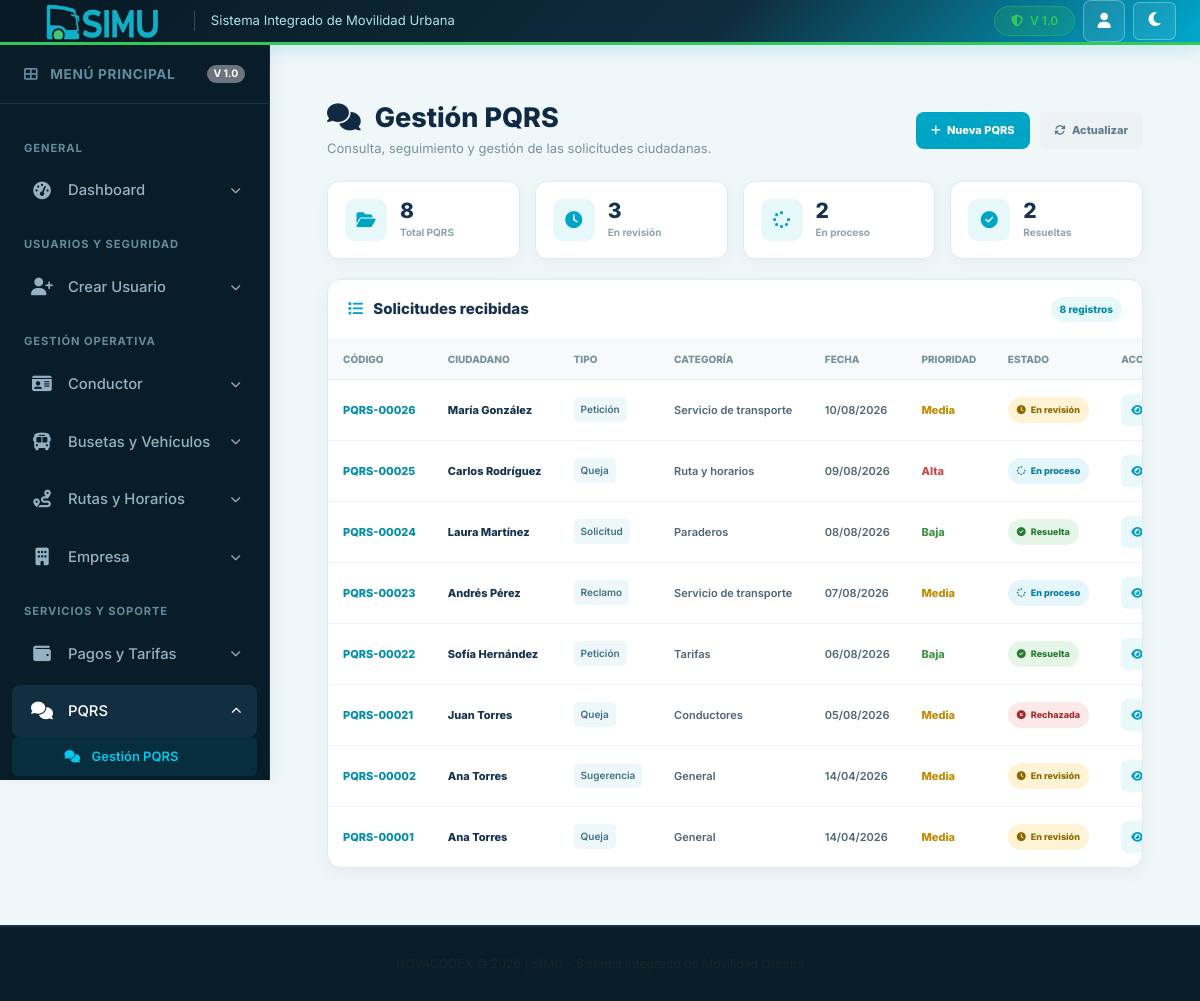
/index.php?pg=gestionPQRS, run on the app's committed database.
### tables this page shows
CREATE TABLE `pqrs` (
  `id_pqrs` varchar(15) NOT NULL,
  `tipo_pqrs` varchar(50) NOT NULL,
  `categoria` varchar(80) NOT NULL DEFAULT 'General',
  `estado` varchar(30) NOT NULL DEFAULT 'En revisión',
  `prioridad` varchar(10) NOT NULL DEFAULT 'Media',
  `fecha` date NOT NULL,
  `hora` time DEFAULT NULL,
  `asunto` varchar(150) NOT NULL,
  `descripcion` text NOT NULL,
  `respuesta` text DEFAULT NULL,
  `funcionario` varchar(80) NOT NULL DEFAULT 'Sin asignar',
  `id_usuario` int(11) DEFAULT NULL,
  `nombre` varchar(100) NOT NULL,
  `documento` varchar(30) DEFAULT NULL,
  `correo` varchar(120) DEFAULT NULL,
  `telefono` varchar(30) DEFAULT NULL
);

### models/mgpqrs.php (called while the page is built, shortened)
<?php
class Mgpqrs extends Conexion
{
    public function listar()
    {
        $con = $this->get_conexion();
        $sql = "SELECT
                    id_pqrs AS id,
                    tipo_pqrs AS tipo,
                    categoria,
                    estado,
                    prioridad,
                    DATE_FORMAT(fecha, '%d/%m/%Y') AS fecha,
                    nombre AS ciudadano
                FROM pqrs
                ORDER BY id_pqrs DESC";
        $st = $con->prepare($sql);
        $st->execute();
        return $st->fetchAll(PDO::FETCH_ASSOC);
    }
    public function obtenerResumen()
    {
        $con = $this->get_conexion();
        $st = $con->query("SELECT estado, COUNT(*) AS total FROM pqrs GROUP BY estado");
        $resumen = [
            'total'     => 0,
            'revision'  => 0,
            'proceso'   => 0,
            'resueltas' => 0
        ];
        foreach ($st as $fila) {
            $resumen['total'] += (int)$fila['total'];
            if ($fila['estado'] === 'En revisión') {
                $resumen['revision'] = (int)$fila['total'];
            } elseif ($fila['estado'] === 'En proceso') {
                $resumen['proceso'] = (int)$fila['total'];
            } elseif ($fila['estado'] === 'Resuelta') {
                $resumen['resueltas'] = (int)$fila['total'];
            }
        }
        return $resumen;
    }
}

### controllers/cgpqrs.php (called while the page is built)
<?php
require_once __DIR__ . '/../models/mgpqrs.php';
class Cgpqrs
{
    private $modelo;
    public function __construct()
    {
        $this->modelo = new Mgpqrs();
    }
    public function listar()
    {
        return $this->modelo->listar();
    }
    public function resumen()
    {
        return $this->modelo->obtenerResumen();
    }
}

### views/vgpqrs.php (the view, shortened to what this page needs)
<?php
require_once __DIR__ . '/../controllers/cgpqrs.php';
$controlador = new Cgpqrs();
$pqrs = $controlador->listar();
$resumen = $controlador->resumen();
?>
<div class="gpqrs-container">
    <div class="gpqrs-header">
        <div>
            <h1 class="gpqrs-title">
                <i class="fas fa-comments me-2"></i>
                Gestión PQRS
            </h1>
            <p class="gpqrs-subtitle">
                Consulta, seguimiento y gestión de las solicitudes ciudadanas.
            </p>
        </div>
        <div
            style="display:flex;gap:10px;align-items:center;flex-wrap:wrap;"
        >
            <a
                href="index.php?pg=nuevaPQRS"
                class="gpqrs-refresh"
            >
                <i class="fas fa-plus me-1"></i>
                Nueva PQRS
            </a>
            <a
                href="index.php?pg=gestionPQRS"
                class="gpqrs-refresh"
                style="background:#edf2f4;color:#607d8b;"
            >
                <i class="fas fa-rotate me-1"></i>
                Actualizar
            </a>
        </div>
    </div>
    <div class="gpqrs-summary">
        <div class="gpqrs-stat">
            <div class="gpqrs-stat-icon">
                <i class="fas fa-folder-open"></i>
            </div>
            <div>
                <div class="gpqrs-stat-number">
                    <?= $resumen['total']; ?>
                </div>
                <div class="gpqrs-stat-label">
                    Total PQRS
                </div>
            </div>
        </div>
        <div class="gpqrs-stat">
            <div class="gpqrs-stat-icon">
                <i class="fas fa-clock"></i>
            </div>
            <div>
                <div class="gpqrs-stat-number">
                    <?= $resumen['revision']; ?>
                </div>
                <div class="gpqrs-stat-label">
                    En revisión
                </div>
            </div>
        </div>
        <div class="gpqrs-stat">
            <div class="gpqrs-stat-icon">
                <i class="fas fa-spinner"></i>
            </div>
            <div>
                <div class="gpqrs-stat-number">
                    <?= $resumen['proceso']; ?>
                </div>
                <div class="gpqrs-stat-label">
                    En proceso
                </div>
            </div>
        </div>
        <div class="gpqrs-stat">
            <div class="gpqrs-stat-icon">
                <i class="fas fa-circle-check"></i>
            </div>
            <div>
                <div class="gpqrs-stat-number">
                    <?= $resumen['resueltas']; ?>
                </div>
                <div class="gpqrs-stat-label">
                    Resueltas
                </div>
            </div>
        </div>
    </div>
    <div class="gpqrs-card">
        <div class="gpqrs-card-header">
            <h2 class="gpqrs-card-title">
                <i class="fas fa-list"></i>
                Solicitudes recibidas
            </h2>
            <span class="gpqrs-count">
                <?= count($pqrs); ?> registros
            </span>
        </div>
        <div class="gpqrs-table-wrap">
            <table class="gpqrs-table">
                <thead>
                    <tr>
                        <th>
                            Código
                        </th>
                        <th>
                            Ciudadano
                        </th>
                        <th>
                            Tipo
                        </th>
                        <th>
                            Categoría
                        </th>
                        <th>
                            Fecha
                        </th>
                        <th>
                            Prioridad
                        </th>
                        <th>
                            Estado
                        </th>
                        <th>
                            Acción
                        </th>
                    </tr>
                </thead>
                <tbody>
                    <?php if (!empty($pqrs)) { ?>
                        <?php foreach ($pqrs as $item) { ?>
                            <?php
                            $estadoClase = 'gpqrs-review';
                            $estadoIcono = 'fa-clock';
                            if ($item['estado'] === 'En proceso') {
                                $estadoClase = 'gpqrs-process';
                                $estadoIcono = 'fa-spinner';
                            }
                            if ($item['estado'] === 'Resuelta') {
                                $estadoClase = 'gpqrs-success';
                                $estadoIcono = 'fa-circle-check';
                            }
                            if ($item['estado'] === 'Rechazada') {
                                $estadoClase = 'gpqrs-danger';
                                $estadoIcono = 'fa-circle-xmark';
                            }
                            $prioridadClase = 'gpqrs-medium';
                            if ($item['prioridad'] === 'Alta') {
                                $prioridadClase = 'gpqrs-high';
                            }
                            if ($item['prioridad'] === 'Baja') {
                                $prioridadClase = 'gpqrs-low';
                            }
                            ?>
                            <tr>
                                <td>
                                    <span class="gpqrs-code">
                                        <?= htmlspecialchars($item['id']); ?>
                                    </span>
                                </td>
                                <td>
                                    <span class="gpqrs-citizen">
                                        <?= htmlspecialchars($item['ciudadano']); ?>
                                    </span>
                                </td>
                                <td>
                                    <span class="gpqrs-type">
                                        <?= htmlspecialchars($item['tipo']); ?>
                                    </span>
                                </td>
                                <td>
                                    <?= htmlspecialchars($item['categoria']); ?>
                                </td>
                                <td>
                                    <?= htmlspecialchars($item['fecha']); ?>
                                </td>
                                <td>
                                    <span class="gpqrs-priority <?= $prioridadClase; ?>">
                                        <?= htmlspecialchars($item['prioridad']); ?>
                                    </span>
                                </td>
                                <td>
                                    <span class="gpqrs-status <?= $estadoClase; ?>">
                                        <i class="fas <?= $estadoIcono; ?>"></i>
                                        <?= htmlspecialchars($item['estado']); ?>
                                    </span>
                                </td>
                                <td>
                                    <a
                                        href="index.php?pg=detallePQRS&id=<?= urlencode($item['id']); ?>"
                                        class="gpqrs-action"
                                        title="Ver detalle"
                                    >
                                        <i class="fas fa-eye"></i>
                                    </a>
                                </td>
                            </tr>
                        <?php } ?>
                    <?php } ?>
                </tbody>
            </table>
        </div>
    </div>
</div>

### data on the page
pqrs: id_pqrs "PQRS-00026", nombre "María González", tipo_pqrs "Petición", categoria "Servicio de transporte", fecha "10/08/2026", prioridad "Media", estado "En revisión"
pqrs: id_pqrs "PQRS-00025", nombre "Carlos Rodríguez", tipo_pqrs "Queja", categoria "Ruta y horarios", fecha "09/08/2026", prioridad "Alta", estado "En proceso"
pqrs: id_pqrs "PQRS-00024", nombre "Laura Martínez", tipo_pqrs "Solicitud", categoria "Paraderos", fecha "08/08/2026", prioridad "Baja", estado "Resuelta"
pqrs: id_pqrs "PQRS-00023", nombre "Andrés Pérez", tipo_pqrs "Reclamo", categoria "Servicio de transporte", fecha "07/08/2026", prioridad "Media", estado "En proceso"
pqrs: id_pqrs "PQRS-00022", nombre "Sofía Hernández", tipo_pqrs "Petición", categoria "Tarifas", fecha "06/08/2026", prioridad "Baja", estado "Resuelta"
pqrs: id_pqrs "PQRS-00021", nombre "Juan Torres", tipo_pqrs "Queja", categoria "Conductores", fecha "05/08/2026", prioridad "Media", estado "Rechazada"
pqrs: id_pqrs "PQRS-00002", nombre "Ana Torres", tipo_pqrs "Sugerencia", categoria "General", fecha "14/04/2026", prioridad "Media", estado "En revisión"
pqrs: id_pqrs "PQRS-00001", nombre "Ana Torres", tipo_pqrs "Queja", categoria "General", fecha "14/04/2026", prioridad "Media", estado "En revisión"

### other printed values
$resumen['total'] "8"
$resumen['revision'] "3"
$resumen['proceso'] "2"
$resumen['resueltas'] "2"
count($pqrs) "8"
